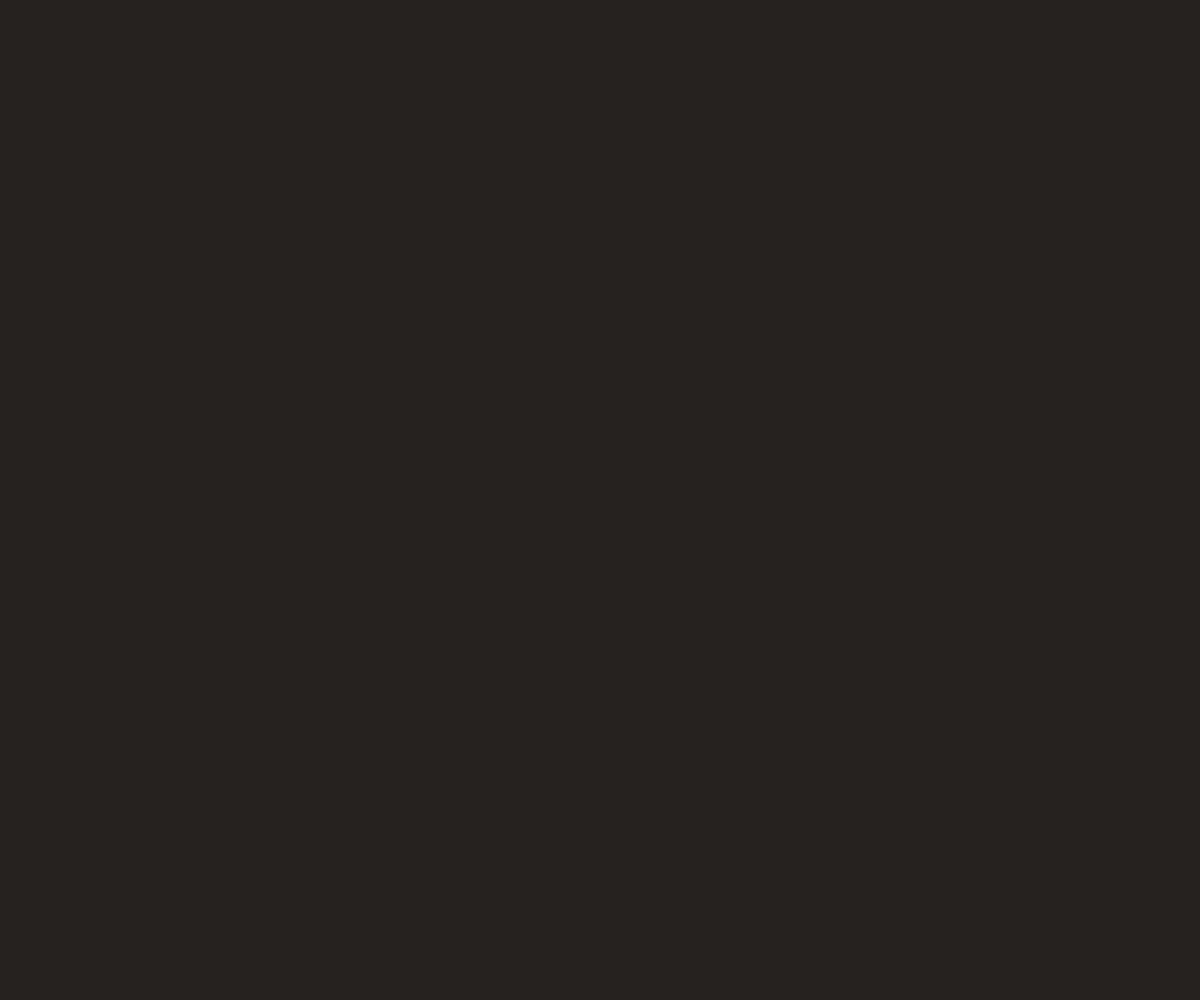
Frame 1 (no input)
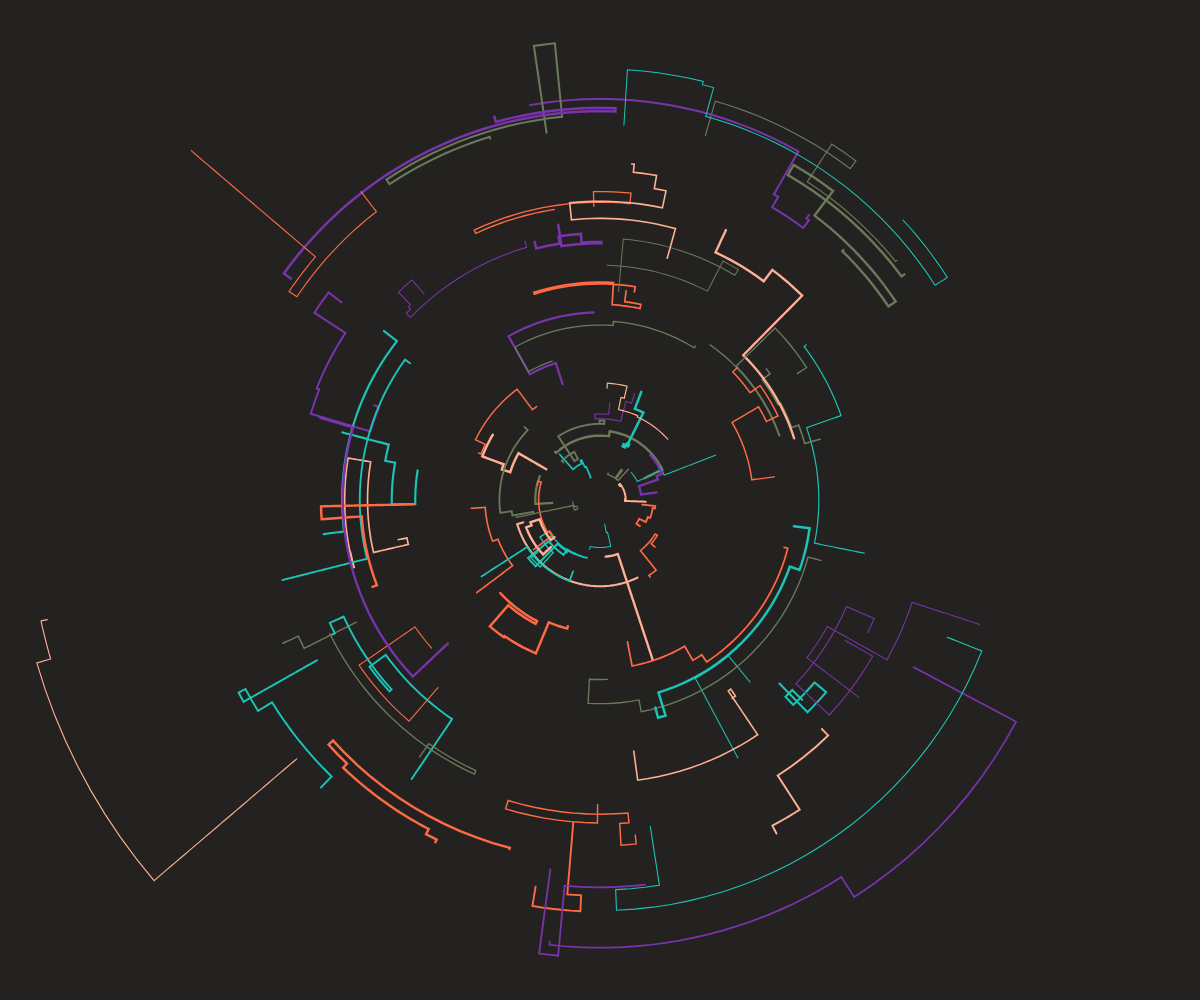
Frame 60 (no input)
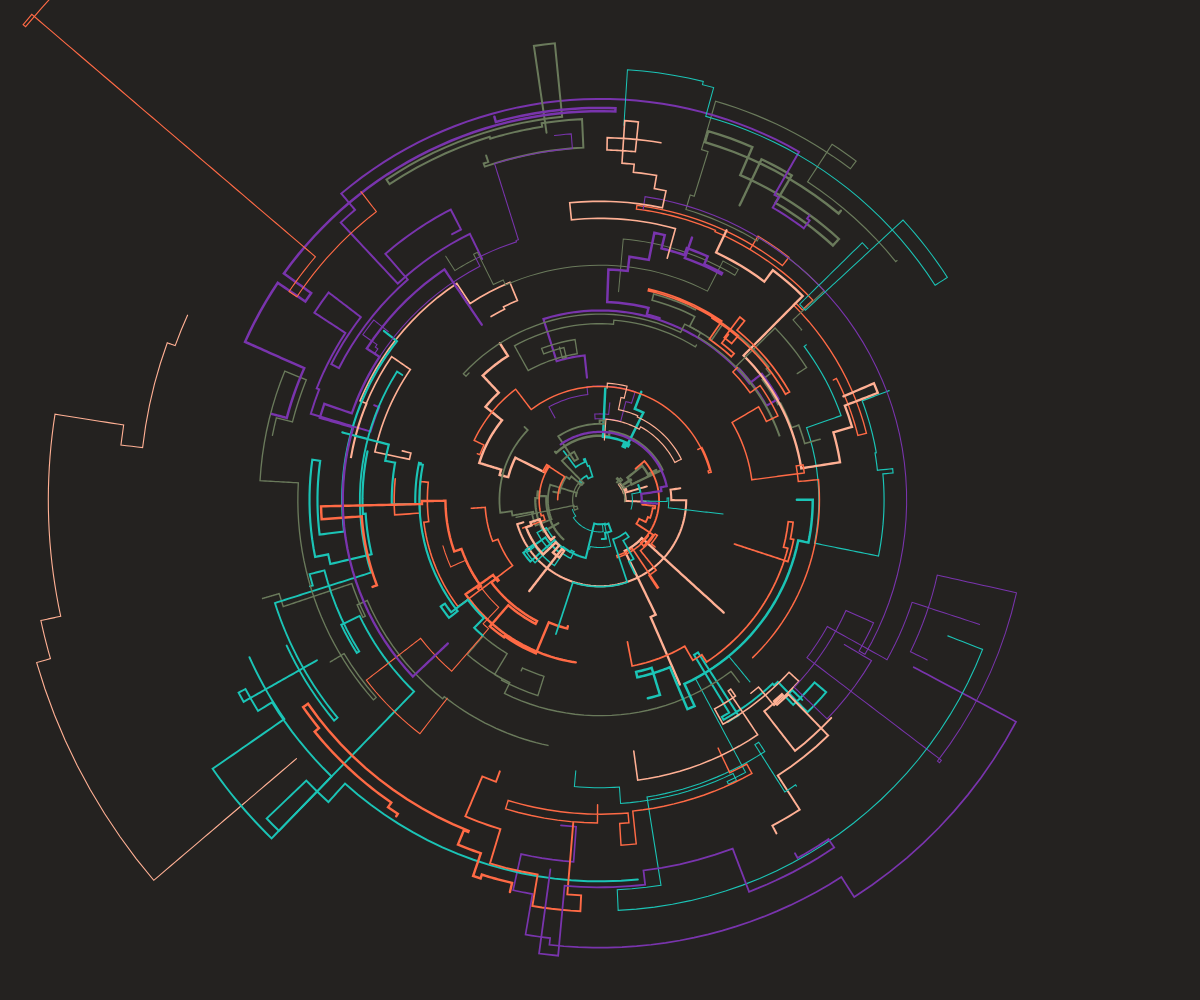
Frame 120 (the mouse pressed at the canvas centre since frame 60)

The p5.js sketch that drew these frames (run headless with seeded random() and noise() and a simulated clock; from frame 60 on, the mouse is pressed at the canvas centre):

// p5.js sketch
// ── sketch.js
let scrblrs = [];
const COLS = createCols(
  "https://coolors.co/242220-ff6a45-ffb094-7934ad-1bc4b6-6a7a5b"
);

function setup() {
  createCanvas(windowWidth, windowHeight);
  background(0);

  for (let i = 0; i < 75; i++) {
    scrblrs.push(new Scribbler(width / 2, height / 2));
  }
}

function draw() {
  background(COLS[0]);
  for (const scrblr of scrblrs) {
    scrblr.update();
    scrblr.display();
  }
}

class Scribbler {
  constructor(x, y) {
    this.cX = x;
    this.cY = y;
    this.minRadius = 25;
    this.maxRadius = min(width, height) * 0.4;

    this.isMovingAngle = false;
    this.radius = random(this.minRadius, this.maxRadius);
    this.angle = random(TWO_PI);
    this.angleV = 0;
    this.radiusV = 0;
    this.randomVelocities();

    this.strokeW = random(1, 2.5);
    this.strokeC = COLS[floor(random(1, COLS.length))];

    this.cache = [];
    this.cacheCapacity = 120;

    this.cycle = floor(random(200, 300));
    this.rotateAngle = random(TAU);
    this.rotateAngleTarget = this.rotateAngle + random(-1, 1);
    this.ratio = 0;
    this.frameOffset = floor(random(this.cycle));
  }

  update() {
    //pos
    let curX = cos(this.angle) * this.radius;
    let curY = sin(this.angle) * this.radius;
    this.cache.push(createVector(curX, curY));
    if (this.cache.length > this.cacheCapacity) this.cache.shift();

    //param
    if (this.isMovingAngle) {
      this.angle += this.angleV;
    } else {
      if (this.radius < this.minRadius && this.radiusV < 0) this.radius += 0;
      else this.radius += this.radiusV * (1 + this.radius * 0.005);
    }
    if (random(1) > 0.9) {
      this.swapMode();
    }

    //time
    const count = frameCount + this.frameOffset;
    const cycleRatio = (count % this.cycle) / this.cycle;
    const cycleRatioMult = min(cycleRatio * 4, 1);
    const cycleRatioEased = easingEaseInOutCubic(cycleRatioMult);
    this.ratio = cycleRatioEased;
    if (count % this.cycle == 0) {
      this.rotateAngle = this.rotateAngleTarget;
      this.rotateAngleTarget = this.rotateAngle + random(-1, 1);
    }
  }

  display() {
    let rotateAngle = lerp(
      this.rotateAngle,
      this.rotateAngleTarget,
      this.ratio
    );
    let vertRatio = 1 + sin(this.ratio * TAU) * 0.01;
    stroke(this.strokeC);
    strokeWeight(this.strokeW);
    noFill();
    push();
    translate(this.cX, this.cY);
    rotate(rotateAngle);
    beginShape();
    for (const p of this.cache) {
      vertex(p.x * vertRatio, p.y * vertRatio);
    }
    endShape();
    pop();
  }

  swapMode() {
    this.isMovingAngle = !this.isMovingAngle;
    this.randomVelocities();
  }

  randomVelocities() {
    const angleSP = 0.05;
    const radiusSP = 2;
    this.angleV =
      random() > 0.5
        ? random(-angleSP, -angleSP * 0.1)
        : random(angleSP, angleSP * 0.1);
    if (this.radius < this.minRadius)
      this.radiusV = random(radiusSP * 0.1, radiusSP);
    else if (this.radius > this.maxRadius)
      this.radiusV = random(-radiusSP, -radiusSP * 0.1);
    else
      this.radiusV =
        random() > 0.5
          ? random(radiusSP * 0.1, radiusSP)
          : random(-radiusSP, -radiusSP * 0.1);
  }
}

function easingEaseInOutCubic(x) {
  if (x < 0.5) return 0.5 * pow(2 * x, 3);
  else return 0.5 * pow(2 * (x - 1), 3) + 1;
}

function createCols(_url) {
  let slash_index = _url.lastIndexOf("/");
  let pallate_str = _url.slice(slash_index + 1);
  let arr = pallate_str.split("-");
  for (let i = 0; i < arr.length; i++) {
    arr[i] = "#" + arr[i];
  }
  return arr;
}
